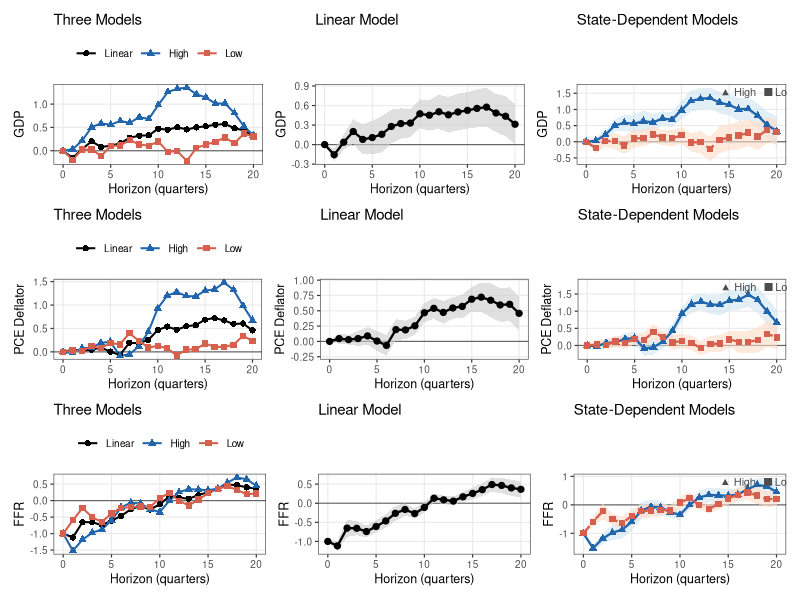

The R source for this figure: (Note: this script raises an error after producing the figure.)
# =============================================================================
# Fig_2.R  (lab version)
# Reproduce Figure 2: Baseline IRFs — Local Projections (Lee 2025)
#
# Lab methods used:
#   - lm()               (Lab 4): OLS for each LP horizon
#   - sandwich::NeweyWest() (Lab 4/5): HAC standard errors
#   - ggplot2 + patchwork   (Lab 2/4/9): 3x3 IRF panel figure
#   - Dummy interactions    (Lab 9 DiD style): state-dependent LP
#
# INPUTS:  All_data.xls, Ct_dummies.csv
# OUTPUTS: Fig_2.png
# =============================================================================

rm(list = ls())

# install.packages(c("readxl","sandwich","ggplot2","patchwork"))  # run once
library(readxl)
library(sandwich)    # NeweyWest() — HAC covariance matrix
library(ggplot2)     # Lab 2/4/9
library(patchwork)   # combine ggplot panels

# ---------------------------------------------------------------------------
# 1. Load data
# ---------------------------------------------------------------------------
macro   <- read_excel("../data/All_data.xls", sheet = "Macro_data")
log_GDP <- log(as.numeric(macro$RGDP)) * 100
log_CPI <- log(as.numeric(macro$PCE))  * 100
FFR     <- as.numeric(macro$FFR)
n       <- nrow(macro)
yr      <- seq(1975.0, by = 0.25, length.out = n)

# Align connectedness dummies with macro data
dum     <- read.csv("../data/Ct_dummies.csv", header = TRUE)
idx_dum <- match(round(dum$year, 4), round(yr, 4))
p1 <- rep(NA, n);  p1[idx_dum] <- dum$p1
n1 <- rep(NA, n);  n1[idx_dum] <- dum$n1

smpl   <- yr >= 1981.0 & yr <= 2007.75
T_smpl <- sum(smpl)
bw_fix <- floor(0.75 * T_smpl^(1/3))
cat("Sample:", T_smpl, "quarters | NW bandwidth:", bw_fix, "\n\n")

# ---------------------------------------------------------------------------
# 2. Build regression data frame (lags + interaction columns)
#    Dummy interactions follow Lab 9 (DiD) style:
#    High regime = p1 * FFR,  Low regime = n1 * FFR
# ---------------------------------------------------------------------------
lag_vec <- function(x, l) c(rep(NA, l), x[seq_len(n - l)])

make_reg_df <- function(Y_lead) {
  df <- data.frame(
    Y      = Y_lead,
    FFR    = FFR,
    p1     = p1,
    n1     = n1,
    trend  = seq_len(n),
    trend2 = seq_len(n)^2
  )
  # Lag columns for GDP, CPI, FFR
  for (l in 0:4) {
    df[[paste0("gdp_l", l)]] <- lag_vec(log_GDP, l)
    df[[paste0("cpi_l", l)]] <- lag_vec(log_CPI, l)
  }
  for (l in 1:4) {
    df[[paste0("ffr_l", l)]] <- lag_vec(FFR, l)
  }
  # State-dependent interaction columns (Lab 9 style)
  df$p1_FFR <- df$p1 * df$FFR
  df$n1_FFR <- df$n1 * df$FFR
  for (l in 0:4) {
    df[[paste0("p1_gdp_l", l)]] <- df$p1 * df[[paste0("gdp_l", l)]]
    df[[paste0("n1_gdp_l", l)]] <- df$n1 * df[[paste0("gdp_l", l)]]
    df[[paste0("p1_cpi_l", l)]] <- df$p1 * df[[paste0("cpi_l", l)]]
    df[[paste0("n1_cpi_l", l)]] <- df$n1 * df[[paste0("cpi_l", l)]]
  }
  for (l in 1:4) {
    df[[paste0("p1_ffr_l", l)]] <- df$p1 * df[[paste0("ffr_l", l)]]
    df[[paste0("n1_ffr_l", l)]] <- df$n1 * df[[paste0("ffr_l", l)]]
  }
  df[smpl, ]
}

# ---------------------------------------------------------------------------
# 3. LP at horizon h using lm() + NeweyWest()  (Lab 4 / sandwich)
# ---------------------------------------------------------------------------
run_lp_h <- function(Y_lead, bw) {

  df <- make_reg_df(Y_lead)
  df <- df[complete.cases(df), ]

  # --- Linear model (Lab 4: lm) ---
  lin_rhs <- c("FFR",
               paste0("gdp_l", 0:4), paste0("cpi_l", 0:4),
               paste0("ffr_l", 1:4), "trend", "trend2")
  m_lin <- lm(as.formula(paste("Y ~", paste(lin_rhs, collapse = " + "))),
              data = df)
  V_lin <- NeweyWest(m_lin, lag = bw, prewhite = FALSE)
  b_lin <- -coef(m_lin)["FFR"]
  s_lin <- sqrt(V_lin["FFR", "FFR"])

  # --- State-dependent model (Lab 9 DiD style: no intercept, dummies interact
  #     all controls — High connectedness = p1, Low = n1) ---
  sd_rhs <- c("0", "p1", "n1", "p1_FFR", "n1_FFR",
               paste0("p1_gdp_l", 0:4), paste0("n1_gdp_l", 0:4),
               paste0("p1_cpi_l", 0:4), paste0("n1_cpi_l", 0:4),
               paste0("p1_ffr_l", 1:4), paste0("n1_ffr_l", 1:4),
               "trend", "trend2")
  m_sd <- lm(as.formula(paste("Y ~", paste(sd_rhs, collapse = " + "))),
             data = df)
  V_sd <- NeweyWest(m_sd, lag = bw, prewhite = FALSE)
  b_H  <- -coef(m_sd)["p1_FFR"]
  b_L  <- -coef(m_sd)["n1_FFR"]
  s_H  <- sqrt(V_sd["p1_FFR", "p1_FFR"])
  s_L  <- sqrt(V_sd["n1_FFR", "n1_FFR"])

  list(b_lin = b_lin, s_lin = s_lin,
       b_H   = b_H,   s_H   = s_H,
       b_L   = b_L,   s_L   = s_L)
}

# ---------------------------------------------------------------------------
# 4. Run LP for all horizons h = 0 to 20 and 3 outcome variables
# ---------------------------------------------------------------------------
H_max   <- 20
h_seq   <- 0:H_max
vars_ls <- list(GDP = log_GDP, CPI = log_CPI, FFR = FFR)
results <- list()

cat("Running LP h = 0 to", H_max, "...\n")
for (hi in seq_along(h_seq)) {
  h      <- h_seq[hi]
  res_h  <- list()
  for (vname in names(vars_ls)) {
    y_v              <- vars_ls[[vname]]
    Y_lead           <- c(y_v[(h+1):n], rep(NA, h))
    res_h[[vname]]   <- run_lp_h(Y_lead, bw_fix)
  }
  results[[hi]] <- res_h
  if (h %% 5 == 0)
    cat(sprintf("h=%2d  GDP: Lin=%.3f  High=%.3f  Low=%.3f\n",
                h, results[[hi]]$GDP$b_lin,
                   results[[hi]]$GDP$b_H,
                   results[[hi]]$GDP$b_L))
}

# ---------------------------------------------------------------------------
# 5. Compile tidy IRF data frame for ggplot2
# ---------------------------------------------------------------------------
irf_df <- do.call(rbind, lapply(seq_along(h_seq), function(hi) {
  h   <- h_seq[hi]
  res <- results[[hi]]
  do.call(rbind, lapply(names(vars_ls), function(vname) {
    r <- res[[vname]]
    data.frame(h     = h,
               var   = vname,
               model = c("Linear", "High", "Low"),
               est   = c(r$b_lin, r$b_H, r$b_L),
               se    = c(r$s_lin, r$s_H, r$s_L),
               stringsAsFactors = FALSE)
  }))
}))
irf_df$lower <- irf_df$est - irf_df$se
irf_df$upper <- irf_df$est + irf_df$se
irf_df$var   <- factor(irf_df$var,   levels = c("GDP","CPI","FFR"),
                       labels = c("GDP","PCE Deflator","FFR"))
irf_df$model <- factor(irf_df$model, levels = c("Linear","High","Low"))

# ---------------------------------------------------------------------------
# 6. ggplot2 plot functions  (Lab 2/4/9)
# ---------------------------------------------------------------------------

# Colour / fill / shape scheme
col_map  <- c(Linear = "black", High = "#2166ac", Low = "#d6604d")
fill_map <- c(Linear = "grey80", High = "#d1e5f0", Low = "#fddbc7")
shp_map  <- c(Linear = 16, High = 17, Low = 15)

# Panel A: Three models overlaid (point estimates, no CI)
plot_three <- function(var_label) {
  sub <- irf_df[irf_df$var == var_label, ]
  ggplot(sub, aes(x = h, y = est, colour = model, shape = model)) +
    geom_hline(yintercept = 0, colour = "grey40", linewidth = 0.4) +
    geom_line(linewidth = 0.7) +
    geom_point(size = 1.8) +
    scale_colour_manual(values = col_map) +
    scale_shape_manual(values  = shp_map) +
    scale_x_continuous(breaks  = c(0,5,10,15,20)) +
    labs(x = "Horizon (quarters)", y = var_label,
         title = "Three Models",
         colour = NULL, shape = NULL) +
    theme_bw(base_size = 9) +
    theme(legend.position   = "top",
          panel.grid.minor  = element_blank())
}

# Panel B: Linear model with ±1 SE ribbon
plot_linear <- function(var_label) {
  sub <- irf_df[irf_df$var == var_label & irf_df$model == "Linear", ]
  ggplot(sub, aes(x = h)) +
    geom_hline(yintercept = 0, colour = "grey40", linewidth = 0.4) +
    geom_ribbon(aes(ymin = lower, ymax = upper), fill = "grey80", alpha = 0.6) +
    geom_line(aes(y = est), colour = "black", linewidth = 0.8) +
    geom_point(aes(y = est), colour = "black", size = 1.8) +
    scale_x_continuous(breaks = c(0,5,10,15,20)) +
    labs(x = "Horizon (quarters)", y = var_label,
         title = "Linear Model") +
    theme_bw(base_size = 9) +
    theme(panel.grid.minor = element_blank())
}

# Panel C: State-dependent (High = blue, Low = red) with ±1 SE ribbons
plot_state <- function(var_label) {
  sub_H <- irf_df[irf_df$var == var_label & irf_df$model == "High", ]
  sub_L <- irf_df[irf_df$var == var_label & irf_df$model == "Low",  ]
  ggplot() +
    geom_hline(yintercept = 0, colour = "grey40", linewidth = 0.4) +
    geom_ribbon(data = sub_H, aes(x = h, ymin = lower, ymax = upper),
                fill = "#d1e5f0", alpha = 0.6) +
    geom_ribbon(data = sub_L, aes(x = h, ymin = lower, ymax = upper),
                fill = "#fddbc7", alpha = 0.6) +
    geom_line(data  = sub_H, aes(x = h, y = est),
              colour = "#2166ac", linewidth = 0.8) +
    geom_point(data = sub_H, aes(x = h, y = est),
               colour = "#2166ac", shape = 17, size = 1.8) +
    geom_line(data  = sub_L, aes(x = h, y = est),
              colour = "#d6604d", linewidth = 0.8, linetype = "dashed") +
    geom_point(data = sub_L, aes(x = h, y = est),
               colour = "#d6604d", shape = 15, size = 1.8) +
    scale_x_continuous(breaks = c(0,5,10,15,20)) +
    labs(x = "Horizon (quarters)", y = var_label,
         title = "State-Dependent Models") +
    annotate("text", x = 18, y = Inf, vjust = 1.5, size = 2.8,
             label = "▲ High   ■ Low", colour = "grey30") +
    theme_bw(base_size = 9) +
    theme(panel.grid.minor = element_blank())
}

# ---------------------------------------------------------------------------
# 7. Assemble 3×3 grid with patchwork and save
# ---------------------------------------------------------------------------
var_labs <- c("GDP", "PCE Deflator", "FFR")

panels <- lapply(var_labs, function(vl)
  plot_three(vl) | plot_linear(vl) | plot_state(vl))

fig2 <- panels[[1]] / panels[[2]] / panels[[3]]

ggsave("../output/Fig_2.png", fig2, width = 12, height = 10, dpi = 200)
cat("Saved: Fig_2.png\n")
